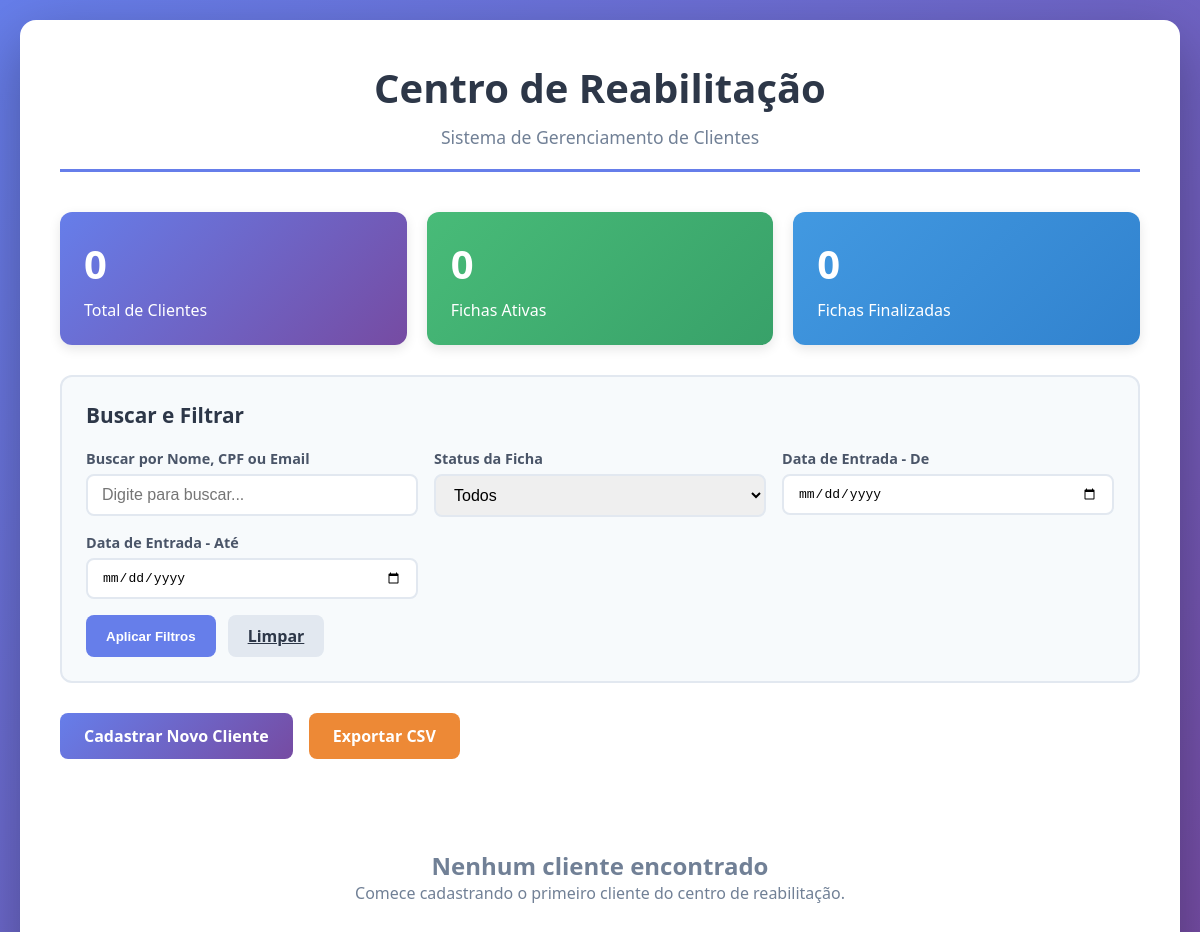
The app's page /, older data.
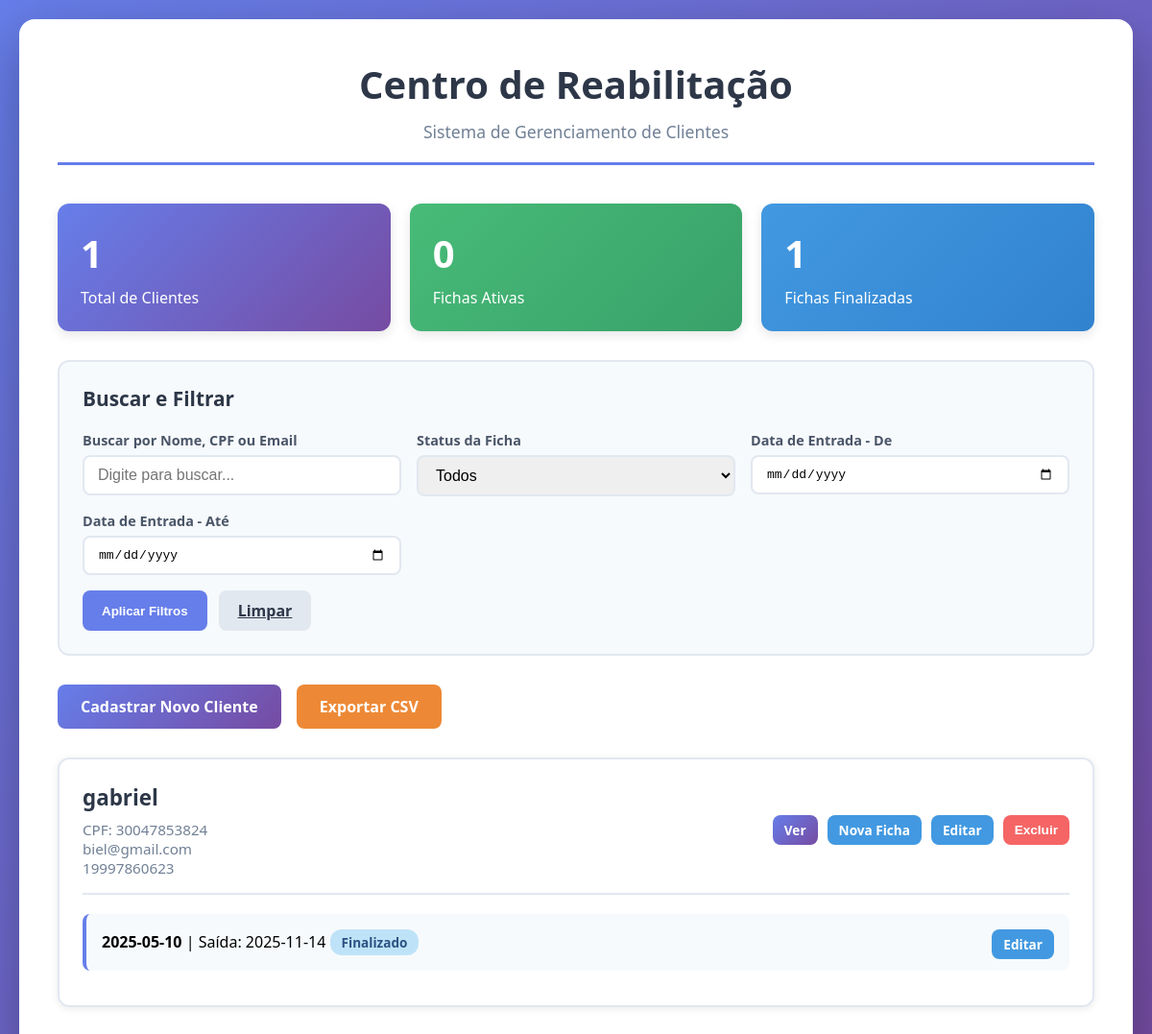
The same page, newer data.
### tables this page shows
CREATE TABLE fichas (
            id INTEGER PRIMARY KEY AUTOINCREMENT,
            cliente_id INTEGER NOT NULL,
            data_entrada TEXT NOT NULL,
            data_saida TEXT,
            observacoes TEXT,
            created_at TEXT DEFAULT CURRENT_TIMESTAMP,
            FOREIGN KEY (cliente_id) REFERENCES clientes(id) ON DELETE CASCADE
        );

CREATE TABLE clientes (
            id INTEGER PRIMARY KEY AUTOINCREMENT,
            nome TEXT NOT NULL,
            cpf TEXT NOT NULL UNIQUE,
            email TEXT NOT NULL,
            telefone TEXT NOT NULL
        );

### app.py (the view)
@app.route('/')
def index():
    try:
        conn = get_db()
        cursor = conn.cursor()
        busca = request.args.get('busca', '')
        status = request.args.get('status', '')
        data_inicio = request.args.get('data_inicio', '')
        data_fim = request.args.get('data_fim', '')
        cursor.execute('''
            DELETE FROM fichas
            WHERE cliente_id NOT IN (SELECT id FROM clientes)
        ''')
        conn.commit()
        query = '''
            SELECT c.id, c.nome, c.cpf, c.email, c.telefone,
                   f.id as ficha_id, f.data_entrada, f.data_saida, f.created_at
            FROM clientes c
            LEFT JOIN fichas f ON c.id = f.cliente_id
            WHERE 1=1
        '''
        params = []
        if busca:
            query += ' AND (c.nome LIKE ? OR c.cpf LIKE ? OR c.email LIKE ?)'
            busca_param = f'%{busca}%'
            params.extend([busca_param, busca_param, busca_param])
        if status == 'ativo':
            query += ' AND f.data_saida IS NULL AND f.id IS NOT NULL'
        elif status == 'finalizado':
            query += ' AND f.data_saida IS NOT NULL'
        if data_inicio:
            query += ' AND f.data_entrada >= ?'
            params.append(data_inicio)
        if data_fim:
            query += ' AND f.data_entrada <= ?'
            params.append(data_fim)
        query += ' ORDER BY c.id DESC, f.created_at DESC'
        cursor.execute(query, params)
        resultados = cursor.fetchall()
        clientes_dict = {}
        for row in resultados:
            cliente_id = row[0]
            if cliente_id not in clientes_dict:
                clientes_dict[cliente_id] = {
                    'id': row[0],
                    'nome': row[1],
                    'cpf': row[2],
                    'email': row[3],
                    'telefone': row[4],
                    'fichas': []
                }
            if row[5]:
                clientes_dict[cliente_id]['fichas'].append({
                    'id': row[5],
                    'data_entrada': row[6],
                    'data_saida': row[7],
                    'created_at': row[8]
                })
        clientes = list(clientes_dict.values())
        cursor.execute('SELECT COUNT(*) FROM clientes')
        total = cursor.fetchone()[0]
        cursor.execute('''
            SELECT COUNT(*) FROM fichas
            WHERE data_saida IS NULL
            AND cliente_id IN (SELECT id FROM clientes)
        ''')
        ativos = cursor.fetchone()[0]
        cursor.execute('''
            SELECT COUNT(*) FROM fichas
            WHERE data_saida IS NOT NULL
            AND cliente_id IN (SELECT id FROM clientes)
        ''')
        finalizados = cursor.fetchone()[0]
        return render_template('index.html',
                             clientes=clientes,
                             total=total,
                             ativos=ativos,
                             finalizados=finalizados,
                             busca=busca,
                             status=status,
                             data_inicio=data_inicio,
                             data_fim=data_fim)
    except Exception as e:
        flash(f'Erro ao carregar página: {str(e)}', 'error')
        return render_template('index.html', clientes=[], total=0, ativos=0, finalizados=0)

### app.py (called while the page is built, shortened)
def get_db():
    return _thread_local.db

### templates/index.html (shortened to what the changed rows need)
<!DOCTYPE html>
<html lang="pt-BR">
<head>
</head>
<body>
    <div class="container">
        <header>
            <h1>Centro de Reabilitação</h1>
        </header>
        <div class="stats-container">
            <div class="stat-card">
                <div class="stat-number">{{ total }}</div>
                <div>Total de Clientes</div>
            </div>
            <div class="stat-card" style="background: linear-gradient(135deg, #4299e1 0%, #3182ce 100%);">
                <div class="stat-number">{{ finalizados }}</div>
                <div>Fichas Finalizadas</div>
            </div>
        </div>
        <div class="search-filters">
            <h2>Buscar e Filtrar</h2>
        </div>
        {% if clientes %}
            {% for cliente in clientes %}
            <div class="cliente-card">
                <div class="cliente-header">
                    <div class="cliente-info">
                        <h3>{{ cliente.nome }}</h3>
                        <div class="cliente-details">
                            <span>CPF: {{ cliente.cpf }}</span>
                            <span>{{ cliente.email }}</span>
                            <span>{{ cliente.telefone }}</span>
                        </div>
                    </div>
                    <div class="cliente-actions">
                        <a href="/cliente/{{ cliente.id }}" class="btn btn-primary btn-small">Ver</a>
                        <a href="/nova-ficha/{{ cliente.id }}" class="btn btn-edit btn-small">Nova Ficha</a>
                        <a href="/editar/{{ cliente.id }}" class="btn btn-edit btn-small">Editar</a>
                        <button class="btn btn-delete btn-small" onclick="showDeleteModal('/deletar/{{ cliente.id }}')">Excluir</button>
                    </div>
                </div>
                {% if cliente.fichas %}
                    {% for ficha in cliente.fichas[:3] %}
                    <div class="ficha-item">
                        <strong>{{ ficha.data_entrada }}</strong>
                        {% if ficha.data_saida %}
                            | Saída: {{ ficha.data_saida }}
                            <span class="status-finalizado">Finalizado</span>
                        {% else %}
                            <span class="status-ativo">Em Tratamento</span>
                        {% endif %}
                        <a href="/editar-ficha/{{ ficha.id }}" class="btn btn-edit btn-small" style="float: right;">Editar</a>
                    </div>
                    {% endfor %}
                {% endif %}
            </div>
            {% endfor %}
        {% else %}
        <div class="empty-state">
            <h2>Nenhum cliente encontrado</h2>
            <p>{% if busca or status or data_inicio or data_fim %}Tente ajustar os filtros ou{% else %}Comece{% endif %} cadastrando o primeiro cliente do centro de reabilitação.</p>
        </div>
        {% endif %}
    </div>
</body>
</html>

Row changes from the older to the newer data that the page shows:
added fichas: nome "gabriel", cpf "30047853824", email "biel@gmail.com", telefone "19997860623", data_entrada "2025-05-10", data_saida "2025-11-14"
Text that changed along with them:
{{ total }}: "0" → "1"
{{ finalizados }}: "0" → "1"
text no longer shown: "Nenhum cliente encontrado Comece cadastrando o primeiro cliente do centro de reabilitação."
